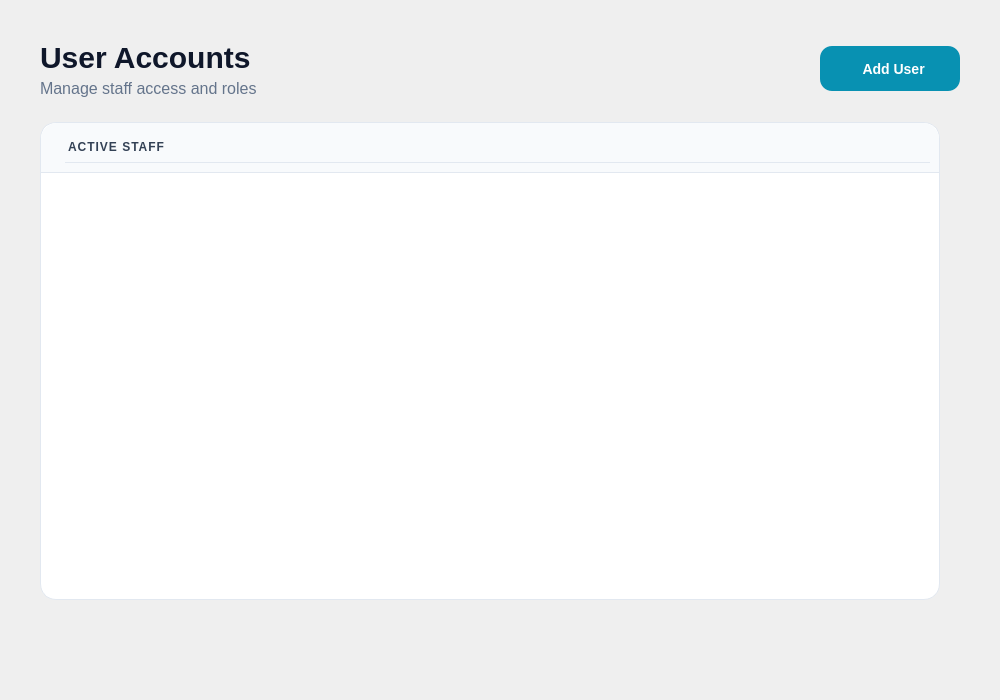
<?xml version="1.0" encoding="UTF-8"?>
<ui version="4.0">
 <class>UsersPage</class>
 <widget class="QWidget" name="UsersPage">
  <property name="geometry">
   <rect>
    <x>0</x>
    <y>0</y>
    <width>1000</width>
    <height>700</height>
   </rect>
  </property>
  <property name="styleSheet">
   <string notr="true">
    QWidget { background-color: #F8FAFC; }
    font-family: &quot;Segoe UI&quot;;
   </string>
  </property>
  <layout class="QVBoxLayout" name="verticalLayout">
   <property name="spacing">
    <number>24</number>
   </property>
   <property name="leftMargin">
    <number>40</number>
   </property>
   <property name="topMargin">
    <number>40</number>
   </property>
   <property name="rightMargin">
    <number>40</number>
   </property>
   <property name="bottomMargin">
    <number>40</number>
   </property>
   <item>
    <layout class="QHBoxLayout" name="header_layout">
     <item>
      <layout class="QVBoxLayout" name="title_layout">
       <property name="spacing">
        <number>4</number>
       </property>
       <item>
        <widget class="QLabel" name="label_title">
         <property name="styleSheet">
          <string>font-size: 30px; font-weight: 800; color: #0F172A;</string>
         </property>
         <property name="text">
          <string>User Accounts</string>
         </property>
        </widget>
       </item>
       <item>
        <widget class="QLabel" name="label_subtitle">
         <property name="styleSheet">
          <string>font-size: 16px; color: #64748B;</string>
         </property>
         <property name="text">
          <string>Manage staff access and roles</string>
         </property>
        </widget>
       </item>
      </layout>
     </item>
     <item>
      <spacer name="header_spacer">
       <property name="orientation">
        <enum>Qt::Orientation::Horizontal</enum>
       </property>
       <property name="sizeHint" stdset="0">
        <size>
         <width>40</width>
         <height>20</height>
        </size>
       </property>
      </spacer>
     </item>
     <item>
      <widget class="QPushButton" name="btn_add_user">
       <property name="minimumSize">
        <size>
         <width>140</width>
         <height>45</height>
        </size>
       </property>
       <property name="cursor">
        <cursorShape>PointingHandCursor</cursorShape>
       </property>
       <property name="styleSheet">
        <string notr="true">
         QPushButton {
            background-color: #0891B2;
            color: white;
            border-radius: 12px;
            font-weight: bold;
            font-size: 14px;
            padding: 10px;
         }
         QPushButton:hover {
            background-color: #0E7490;
         }
        </string>
       </property>
       <property name="text">
        <string>  Add User</string>
       </property>
      </widget>
     </item>
    </layout>
   </item>
   <item>
    <widget class="QFrame" name="frame_list_card">
     <property name="maximumSize">
      <size>
       <width>900</width>
       <height>16777215</height>
      </size>
     </property>
     <property name="styleSheet">
      <string notr="true">
        QFrame#frame_list_card {
            background-color: white;
            border-radius: 16px;
            border: 1px solid #E2E8F0;
        }
      </string>
     </property>
     <layout class="QVBoxLayout" name="vbox_card">
      <property name="spacing">
       <number>0</number>
      </property>
      <property name="leftMargin">
       <number>0</number>
      </property>
      <property name="topMargin">
       <number>0</number>
      </property>
      <property name="rightMargin">
       <number>0</number>
      </property>
      <property name="bottomMargin">
       <number>20</number>
      </property>
      <item>
       <widget class="QFrame" name="list_header">
        <property name="minimumSize">
         <size>
          <width>0</width>
          <height>50</height>
         </size>
        </property>
        <property name="styleSheet">
         <string notr="true">
            background-color: #F8FAFC;
            border-bottom: 1px solid #E2E8F0;
            border-top-left-radius: 16px;
            border-top-right-radius: 16px;
         </string>
        </property>
        <layout class="QHBoxLayout" name="hbox_lh">
         <property name="leftMargin">
          <number>24</number>
         </property>
         <item>
          <widget class="QLabel" name="lbl_active_staff">
           <property name="styleSheet">
            <string>color: #334155; font-weight: 800; font-size: 12px; letter-spacing: 1px;</string>
           </property>
           <property name="text">
            <string>ACTIVE STAFF</string>
           </property>
          </widget>
         </item>
        </layout>
       </widget>
      </item>
      <item>
       <widget class="QScrollArea" name="scrollArea_users">
        <property name="styleSheet">
         <string>background: transparent;</string>
        </property>
        <property name="frameShape">
         <enum>QFrame::Shape::NoFrame</enum>
        </property>
        <property name="widgetResizable">
         <bool>true</bool>
        </property>
        <widget class="QWidget" name="scrollContents">
         <property name="geometry">
          <rect>
           <x>0</x>
           <y>0</y>
           <width>898</width>
           <height>371</height>
          </rect>
         </property>
         <layout class="QVBoxLayout" name="layout_users_list">
          <property name="spacing">
           <number>0</number>
          </property>
          <property name="leftMargin">
           <number>0</number>
          </property>
          <property name="topMargin">
           <number>0</number>
          </property>
          <property name="rightMargin">
           <number>0</number>
          </property>
          <property name="bottomMargin">
           <number>0</number>
          </property>
          <item>
           <spacer name="vspacer">
            <property name="orientation">
             <enum>Qt::Orientation::Vertical</enum>
            </property>
            <property name="sizeHint" stdset="0">
             <size>
              <width>20</width>
              <height>40</height>
             </size>
            </property>
           </spacer>
          </item>
         </layout>
        </widget>
       </widget>
      </item>
     </layout>
    </widget>
   </item>
   <item>
    <spacer name="bottom_spacer">
     <property name="orientation">
      <enum>Qt::Orientation::Vertical</enum>
     </property>
     <property name="sizeType">
      <enum>QSizePolicy::Policy::Preferred</enum>
     </property>
     <property name="sizeHint" stdset="0">
      <size>
       <width>20</width>
       <height>60</height>
      </size>
     </property>
    </spacer>
   </item>
  </layout>
 </widget>
 <resources/>
 <connections/>
</ui>
